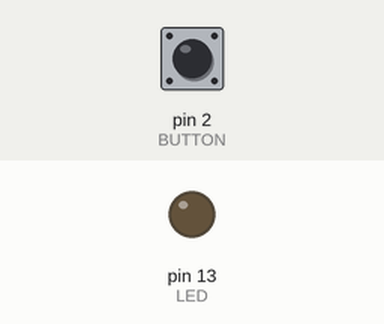
A sketch run on a simulated Arduino Uno, built with avr-gcc and run on an emulated ATmega328P. Shown: output pins drawn as LEDs (lit = HIGH). Dashed ring = blinking. The inputs (shaded band) are chosen by the test bench; at power-on: pin 2 (BUTTON) LOW. What the sketch prints to the serial monitor is not drawn.

Above: at 1.2 s.
1.3 s: pin 2 (BUTTON) pulled HIGH for 0.15 s
At 1.37 s:
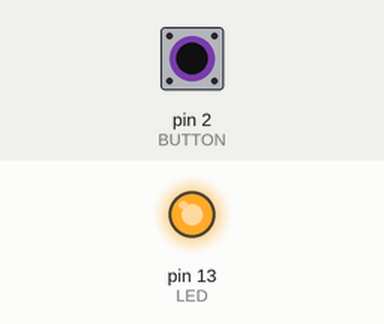
2.9 s: pin 2 (BUTTON) pulled HIGH for 1 s
At 4.4 s:
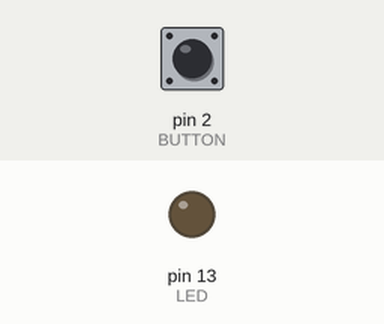
6.9 s: pin 2 (BUTTON) pulled HIGH for 3.2 s
At 7.9 s:
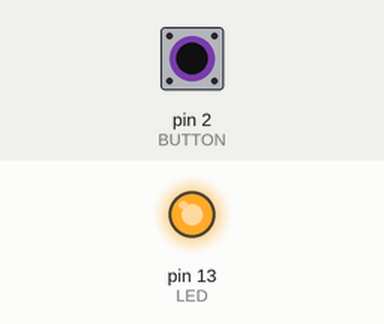
11.6 s: pin 2 (BUTTON) pulsed HIGH 5 times (0.12 s each, 0.3 s apart)
At 11.66 s:
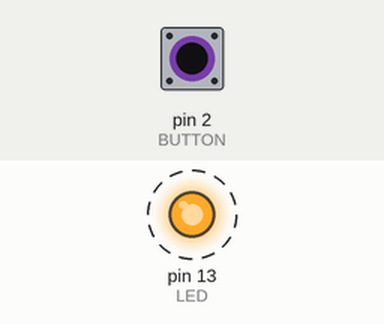
16.1 s: pin 2 (BUTTON) driven HIGH
At 17.3 s:
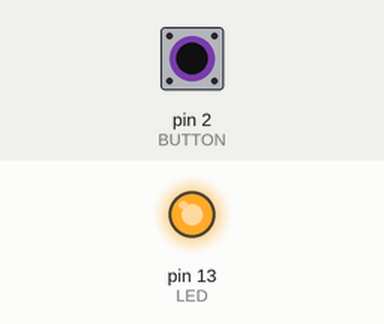
19.1 s: pin 2 (BUTTON) driven LOW
At 19.6 s:
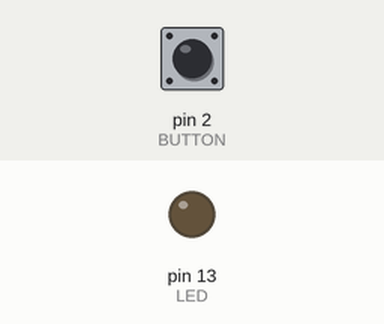
Timing chart, 0 to 22.1 s (numbered marks = the images above; inputs shaded):
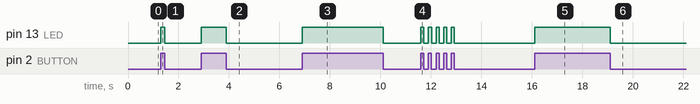

The sketch:

pushbutton.ino
```cpp
const int LED = 13;
const int BUTTON = 2;

int state = 0;
int val = LOW;
int old_val = 0;

void setup() {
   pinMode(LED, OUTPUT);
   pinMode(BUTTON, INPUT);
   Serial.begin(115200);

 }

 void loop() {
  val = digitalRead(BUTTON);

  if (val == HIGH) {
      Serial.println("Val is high");
      digitalWrite(LED, HIGH);

    } else {
      Serial.println("Val is low");
      digitalWrite(LED, LOW);

      }
}

//void loop() {
//    val = digitalRead(BUTTON);
//    if ((val == HIGH) && (old_val == LOW)) {
//        state = 1 - state;
//        delay(10);
//
//      }
//      old_val = val;
//
//      if (state == 1) {
//          digitalWrite(LED, HIGH);
//        } else {
//          digitalWrite(LED, LOW);
//          }
//  }
```

Measured:
- after the input at 1.3 s, pin 13 (LED): LOW → HIGH at once, → LOW 0.15 s later
- after the input at 2.9 s, pin 13 (LED): LOW → HIGH at once, → LOW 1.0 s later
- after the input at 6.9 s, pin 13 (LED): LOW → HIGH at once, → LOW 3.2 s later
- after the input at 11.6 s, pin 13 (LED): alternates HIGH for 0.12 s and LOW for 0.18 s, 10 changes in all, then stays LOW, starting at once
- after the input at 16.1 s, pin 13 (LED): LOW → HIGH at once
- after the input at 19.1 s, pin 13 (LED): HIGH → LOW at once
